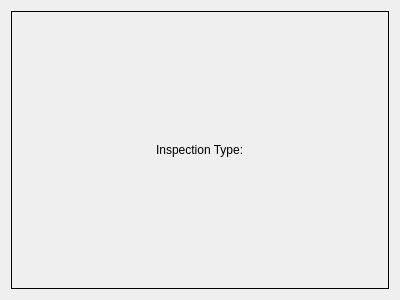
<?xml version="1.0" encoding="UTF-8"?>
<ui version="4.0">
 <class>GridElement</class>
 <widget class="QWidget" name="GridElement">
  <property name="geometry">
   <rect>
    <x>0</x>
    <y>0</y>
    <width>400</width>
    <height>300</height>
   </rect>
  </property>
  <property name="windowTitle">
   <string>Form</string>
  </property>
  <property name="styleSheet">
   <string notr="true"/>
  </property>
  <layout class="QVBoxLayout" name="verticalLayout_2">
   <item>
    <widget class="QFrame" name="myFrame">
     <property name="styleSheet">
      <string notr="true">QFrame {
    border: 1px solid black;
}

QFrame QLabel {
    border: none;
}

QFrame QLCDNumber {
    border: none;
}

QLCDNumber {
  color: black;
  font-weight: bold;
}</string>
     </property>
     <layout class="QVBoxLayout" name="verticalLayout">
      <item>
       <layout class="QVBoxLayout" name="mainLayout">
        <item>
         <layout class="QHBoxLayout" name="typeHzLayout">
          <item alignment="Qt::AlignHCenter">
           <widget class="QLabel" name="InspectionType">
            <property name="text">
             <string>Inspection Type:</string>
            </property>
           </widget>
          </item>
         </layout>
        </item>
       </layout>
      </item>
     </layout>
    </widget>
   </item>
  </layout>
 </widget>
 <resources/>
 <connections/>
</ui>
